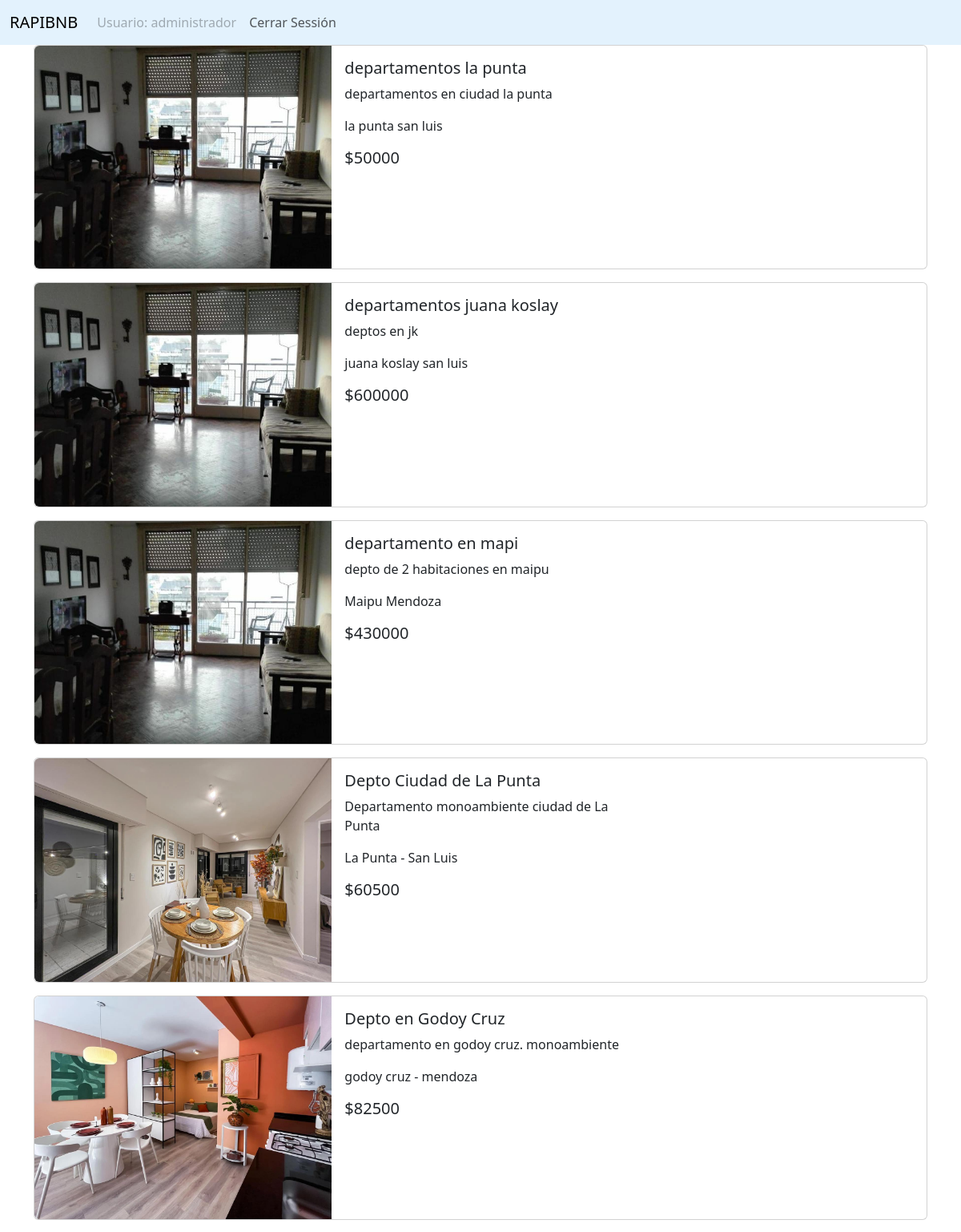
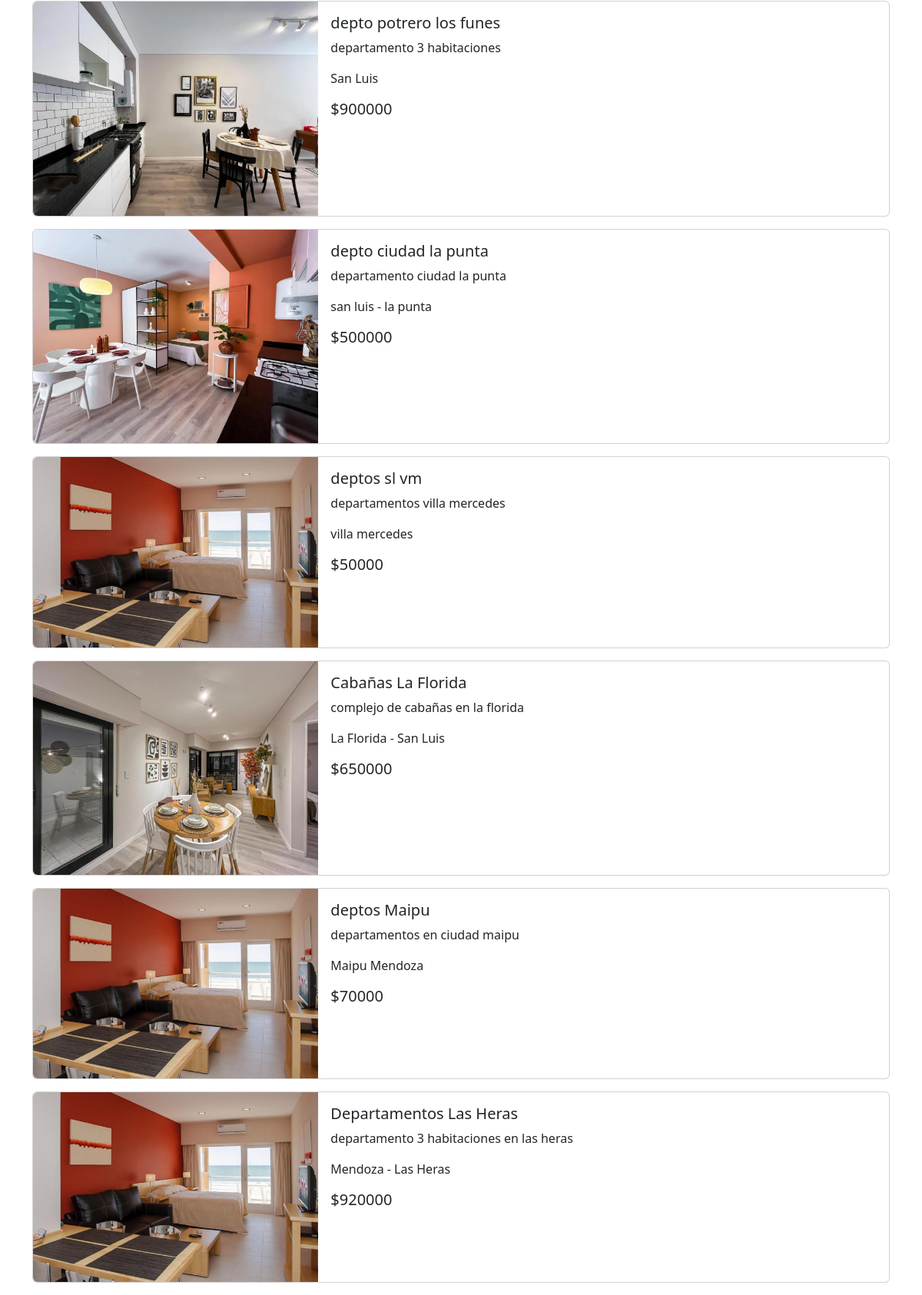
Page /administrador/publicaciones.php (signed in) on the committed database (2 pictures, top to bottom).
### tables this page shows
CREATE TABLE `alquileres` (
  `id` int(11) NOT NULL,
  `titulo` varchar(250) NOT NULL,
  `descripcion` text NOT NULL,
  `ubicacion` varchar(250) NOT NULL,
  `servicios` varchar(250) NOT NULL,
  `costo` int(11) NOT NULL,
  `tminimo` date NOT NULL,
  `tmaximo` date NOT NULL,
  `cupo` int(11) NOT NULL,
  `id_user` int(11) NOT NULL,
  `estado_alquiler` int(11) NOT NULL
);

CREATE TABLE `usuarios` (
  `id_user` int(11) NOT NULL,
  `nombre` varchar(250) NOT NULL,
  `edad` int(11) NOT NULL,
  `telefono` varchar(50) NOT NULL,
  `descripcion` text NOT NULL,
  `imagen` varchar(250) NOT NULL,
  `user` varchar(250) NOT NULL,
  `pass` varchar(250) NOT NULL
);

CREATE TABLE `fotos` (
  `id_foto` int(11) NOT NULL,
  `nombre` varchar(250) NOT NULL,
  `id_alquiler` int(11) NOT NULL
);

### administrador/publicaciones.php (the view, shortened to what this page needs)
<!DOCTYPE html>
<html lang="en">
<head>
    <link href="./../css/bootstrap.min.css" rel="stylesheet">
    <link href="./../css/style.css" rel="stylesheet">
</head>
<body>
<?php
require('include/headeradmin.php');
include('./../bd/cn.php');
?>
<section class="container-lg" id="posts">
<?php
    $sql_alquiler = "SELECT * FROM alquileres";
    $result_alquiler = mysqli_query($conexion, $sql_alquiler);
    while ($mostrar_alquiler = mysqli_fetch_array($result_alquiler)) {
        $id_alquiler = $mostrar_alquiler['id'];
        $id_user = $mostrar_alquiler['id_user'];
?>
    <div class="row">
        <div class="col-12 col-lg-12 col-md-12 col-sm-12">
            <div class="card mb-3" style="max-width: 100%;">
                <div class="row g-0">
                    <div class="col-md-4">
                        <?php
                            $sql_user = "SELECT * FROM usuarios WHERE id_user = '$id_user'";
                            $result_user = mysqli_query($conexion, $sql_user);
                            $mostrar_user = mysqli_fetch_array($result_user);
                            $usuario = $mostrar_user['user'];
                        ?>
                        <?php
                            $sql_foto = "SELECT * FROM fotos WHERE id_alquiler = '$id_alquiler'";
                            $result_foto = mysqli_query($conexion, $sql_foto);
                            $mostrar_foto = mysqli_fetch_array(($result_foto));
                            $img = $mostrar_foto['nombre'];
                            $ruta = "./../files/" . $usuario . "/" . $id_alquiler . "/". $img;
                        ?>
                        <img src=" <?php echo $ruta; ?> " class="img-fluid rounded-start" alt="">
                    </div>
                    <div class="m-3 col-md-4">
                        <h5 class="card-title"> <?php echo $mostrar_alquiler['titulo']; ?> </h5>
                        <p class="card-text"> <?php echo $mostrar_alquiler['descripcion']; ?> </p>
                        <p class="card-text"> <?php echo $mostrar_alquiler['ubicacion']; ?> </p>
                        <h5 class="card-title"> $<?php echo $mostrar_alquiler['costo']; ?> </h5>
                    </div>
                </div>
            </div>
        </div>
    </div>
<?php
    }
?>
</section>
</body>
</html>

### css/style.css (style rules this page uses)
* { margin: 0; padding: 0; box-sizing: border-box; }

### rows in the picture
alquileres: id_user+id (picture), titulo "departamentos la punta", descripcion "departamentos en ciudad la punta", ubicacion "la punta san luis", costo "50000"
alquileres: id_user+id (picture), titulo "departamentos juana koslay", descripcion "deptos en jk", ubicacion "juana koslay san luis", costo "600000"
alquileres: id_user+id (picture), titulo "departamento en mapi", descripcion "depto de 2 habitaciones en maipu", ubicacion "Maipu Mendoza", costo "430000"
alquileres: id_user+id (picture), titulo "Depto Ciudad de La Punta", descripcion "Departamento monoambiente ciudad de La Punta", ubicacion "La Punta - San Luis", costo "60500"
alquileres: id_user+id (picture), titulo "Depto en Godoy Cruz", descripcion "departamento en godoy cruz. monoambiente", ubicacion "godoy cruz - mendoza", costo "82500"
alquileres: id_user+id (picture), titulo "depto potrero los funes", descripcion "departamento 3 habitaciones", ubicacion "San Luis", costo "900000"
alquileres: id_user+id (picture), titulo "depto ciudad la punta", descripcion "departamento ciudad la punta", ubicacion "san luis - la punta", costo "500000"
alquileres: id_user+id (picture), titulo "deptos sl vm", descripcion "departamentos villa mercedes", ubicacion "villa mercedes", costo "50000"
alquileres: id_user+id (picture), titulo "Cabañas La Florida", descripcion "complejo de cabañas en la florida", ubicacion "La Florida - San Luis", costo "650000"
alquileres: id_user+id (picture), titulo "deptos Maipu", descripcion "departamentos en ciudad maipu", ubicacion "Maipu Mendoza", costo "70000"
alquileres: id_user+id (picture), titulo "Departamentos Las Heras", descripcion "departamento 3 habitaciones en las heras", ubicacion "Mendoza - Las Heras", costo "920000"

### other values in the picture
$user "administrador"
